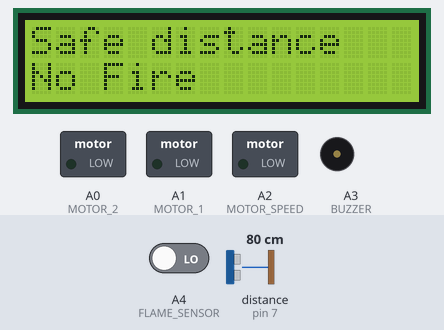
Bench run of a program on a simulated Arduino Nano, built with avr-gcc and run on an emulated ATmega328P. Parts: 16×2 character LCD, switched loads named in the program (green lamp = pin HIGH), buzzer (waves = sounding, pin HIGH). Wiring (inferred from the names in the program): ultrasonic range finder: trigger pin 8; echo pin 7. The test bench sets the inputs (shaded band); at power-on: distance to the obstacle (sensor on pin 7) 80 cm, A4 (FLAME_SENSOR) LOW. The echo pulse lasts 58.3 µs per cm; pins used as bus, display or sensor lines are not drawn.

Above: at 1.2 s.
1.3 s: distance to the obstacle (sensor on pin 7) set to 2 cm
At 2.1 s:
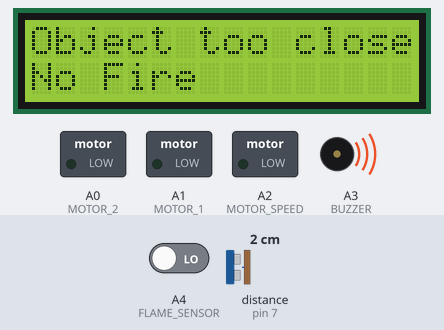
2.8 s: A4 (FLAME_SENSOR) driven HIGH
At 3.1 s:
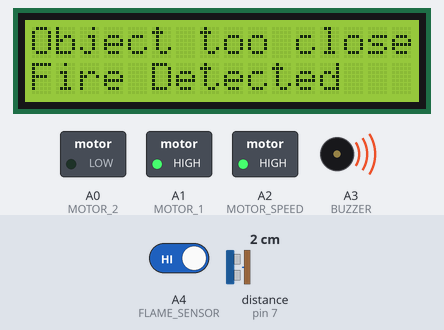
4.3 s: distance to the obstacle (sensor on pin 7) set to 35 cm
At 5.7 s:
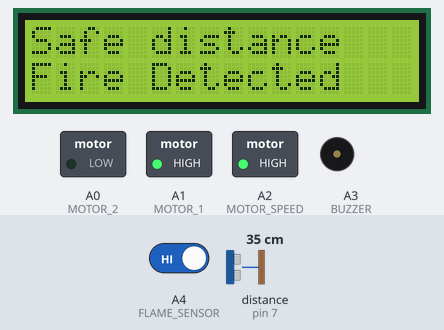
7.3 s: A4 (FLAME_SENSOR) driven LOW
At 7.7 s:
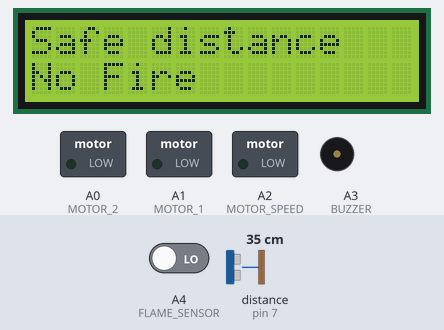
13.3 s: distance to the obstacle (sensor on pin 7) set to 4 cm
At 13.6 s:
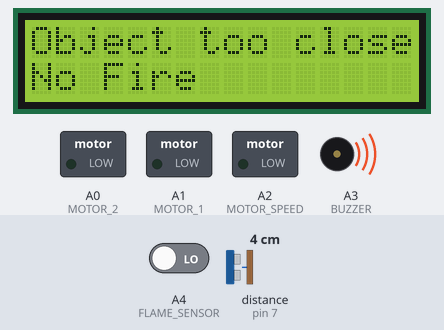
Timing chart, 0 to 15.8 s (numbered marks = the images above; inputs shaded):
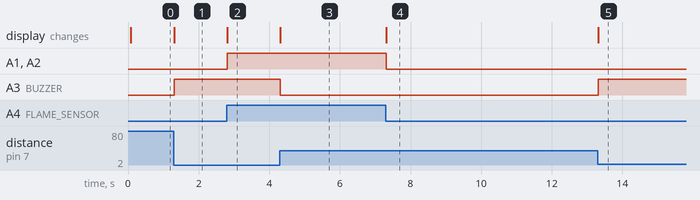

The program:

main.cpp
```cpp
#include <LiquidCrystal.h>
#include <Arduino.h>

#define FLAME_SENSOR A4
#define BUZZER A3
#define MOTOR_1 A1
#define MOTOR_2 A0
#define MOTOR_SPEED A2

const int TRIG_PIN = 8;
const int ECHO_PIN = 7;
const int RS = 12, E = 11, D4 = 5, D5 = 4, D6 = 6, D7 = 2;
LiquidCrystal lcd(RS, E, D4, D5, D6, D7);

bool detectFlame = false;
bool detectObject = false;

void setup()
{
  //defining each in as input or output
  pinMode(TRIG_PIN, OUTPUT);
  pinMode(ECHO_PIN, INPUT);
  pinMode(FLAME_SENSOR, INPUT);
  pinMode(BUZZER, OUTPUT);
  pinMode(MOTOR_1, OUTPUT);
  pinMode(MOTOR_2, OUTPUT);
  pinMode(MOTOR_SPEED, OUTPUT);
//lcd configurations
  lcd.begin(16, 2);
  lcd.setCursor(0, 0);
  lcd.print("System Ready");
}

void checkFlame()
{
  detectFlame = digitalRead(FLAME_SENSOR) == HIGH;

  if (detectFlame)
  {
    // Flame detected
    lcd.setCursor(0, 1);
    lcd.print("Fire Detected  ");
    digitalWrite(MOTOR_1, HIGH);
    digitalWrite(MOTOR_2, LOW);
    analogWrite(MOTOR_SPEED, 180);
  }
  else
  {
    // No flame detected
    lcd.setCursor(0, 1);
    lcd.print("No Fire       ");
    digitalWrite(MOTOR_1, LOW);
    digitalWrite(MOTOR_2, LOW);
    analogWrite(MOTOR_SPEED, 0);
  }
}

void checkDistance()
{
  digitalWrite(TRIG_PIN, LOW);
  delayMicroseconds(2);

  digitalWrite(TRIG_PIN, HIGH);
  delayMicroseconds(10);
  digitalWrite(TRIG_PIN, LOW);

  unsigned long pulseDuration = pulseIn(ECHO_PIN, HIGH);
  float distance = pulseDuration * 0.034 / 2;

  if (distance <= 20)
  {
    // Object too close
    detectObject = true;
    lcd.setCursor(0, 0);
    lcd.print("Object too close");
    digitalWrite(BUZZER, HIGH);
  }
  else
  {
    // Safe distance
    detectObject = false;
    lcd.clear();
    lcd.setCursor(0, 0);
    lcd.print("Safe distance  ");
    digitalWrite(BUZZER, LOW);
  }
}

void loop()
{
  checkFlame();
  checkDistance();
}
```

Measured:
- after the input at 1.3 s, A3 (BUZZER): LOW → HIGH at once; the display: changes at once (image 1)
- after the input at 2.8 s, A1 (MOTOR_1), A2 (MOTOR_SPEED): LOW → HIGH at once; the display: changes at once (image 2)
- after the input at 4.3 s, A3 (BUZZER): HIGH → LOW at once; the display: first changes at once (image 3 shows a later state)
- after the input at 7.3 s, A1 (MOTOR_1), A2 (MOTOR_SPEED): HIGH → LOW at once; the display: changes at once (image 4)
- after the input at 13.3 s, A3 (BUZZER): LOW → HIGH at once; the display: changes at once (image 5)
